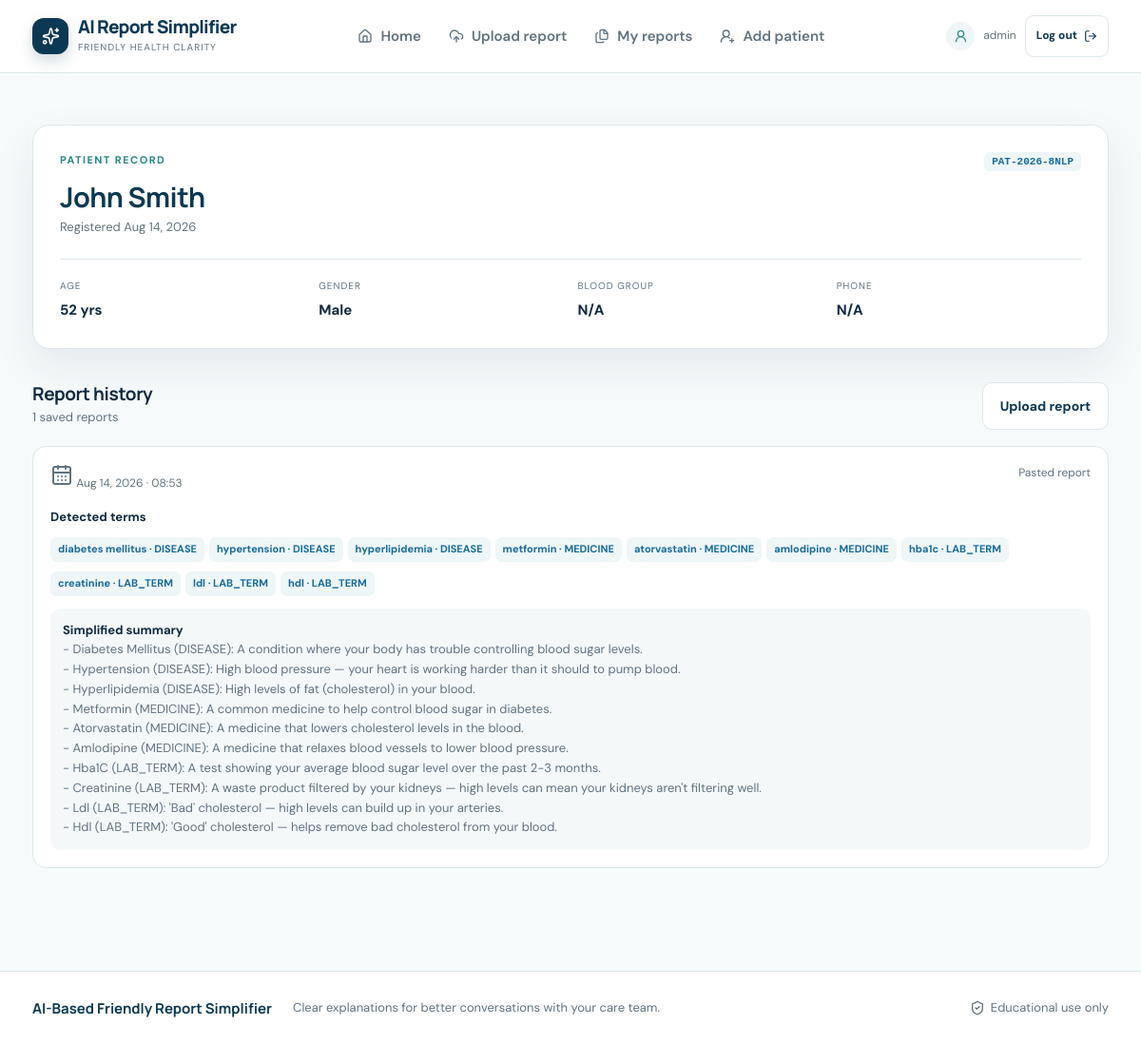
The app's page /patients/3 (signed in) with its own data.
### database/models.py (models this page shows, shortened)
class Patient(db.Model):
    __tablename__ = "patients"
    id = db.Column(db.Integer, primary_key=True)
    patient_code = db.Column(
        db.String(30), unique=True, nullable=False, index=True, default=generate_patient_code
    )
    full_name = db.Column(db.String(120), nullable=False)
    age = db.Column(db.Integer, nullable=True)
    gender = db.Column(db.String(20), nullable=True)
    blood_group = db.Column(db.String(10), nullable=True)
    contact_email = db.Column(db.String(120), nullable=True)
    contact_phone = db.Column(db.String(30), nullable=True)
    created_at = db.Column(db.DateTime, default=utc_now)
    updated_at = db.Column(db.DateTime, default=utc_now, onupdate=utc_now)
    reports = db.relationship(
        "MedicalReport", backref="patient", lazy=True, cascade="all, delete-orphan"
    )

class MedicalReport(db.Model):
    __tablename__ = "medical_reports"
    id = db.Column(db.Integer, primary_key=True)
    patient_id = db.Column(db.Integer, db.ForeignKey("patients.id"), nullable=True)
    filename = db.Column(db.String(255), nullable=True)
    file_path = db.Column(db.String(500), nullable=True)
    extracted_text = db.Column(db.Text, nullable=True)
    simplified_text = db.Column(db.Text, nullable=True)
    created_at = db.Column(db.DateTime, default=utc_now)
    entities = db.relationship(
        "MedicalEntity", backref="report", lazy=True, cascade="all, delete-orphan"
    )
    recommendations = db.relationship(
        "Recommendation", backref="report", lazy=True, cascade="all, delete-orphan"
    )

class MedicalEntity(db.Model):
    __tablename__ = "medical_entities"
    id = db.Column(db.Integer, primary_key=True)
    report_id = db.Column(db.Integer, db.ForeignKey("medical_reports.id"), nullable=False)
    entity_text = db.Column(db.String(255), nullable=False)
    entity_label = db.Column(db.String(100), nullable=True)
    explanation = db.Column(db.Text, nullable=True)

### routes/patient_routes.py (the view)
@patient_bp.route("/<int:patient_id>", methods=["GET"])
@login_required
def view_patient(patient_id):
    patient = db.get_or_404(Patient, patient_id)
    return render_template("patient_detail.html", patient=patient)

### app.py (called while the page is built)
@app.after_request
def prevent_authenticated_page_cache(response):
    if not request.path.startswith("/static/"):
        response.headers["Cache-Control"] = "no-store, no-cache, must-revalidate, max-age=0"
        response.headers["Pragma"] = "no-cache"
    return response

### routes/auth_routes.py (called while the page is built)
def login_required(view):
    @wraps(view)
    def wrapped_view(*args, **kwargs):
        if not session.get("authenticated"):
            return redirect(url_for("auth.login", next=request.path))
        return view(*args, **kwargs)
    return wrapped_view

### templates/patient_detail.html (shortened to what this page needs)
{% extends "base.html" %}
{% block content %}
<div class="page-shell">
    <div class="surface patient-card"><div class="patient-header"><div><div class="eyebrow">Patient record</div><h1>{{ patient.full_name }}</h1><div class="patient-meta">Registered {{ patient.created_at.strftime('%b %d, %Y') if patient.created_at else 'N/A' }}</div></div><span class="code-pill">{{ patient.patient_code }}</span></div><div class="info-grid"><div class="info-item"><label>Age</label><span>{{ patient.age or 'N/A' }} yrs</span></div><div class="info-item"><label>Gender</label><span>{{ patient.gender or 'N/A' }}</span></div><div class="info-item"><label>Blood group</label><span>{{ patient.blood_group or 'N/A' }}</span></div><div class="info-item"><label>Phone</label><span>{{ patient.contact_phone or 'N/A' }}</span></div></div></div>
    <div class="section-head" style="margin-top:35px"><div><h2>Report history</h2><span class="section-kicker">{{ patient.reports|length }} saved reports</span></div><a class="btn-secondary" href="/dashboard">Upload report</a></div>
    {% if patient.reports %}{% for report in patient.reports %}<article class="report-item"><div class="report-item-header"><span><i data-lucide="calendar-days"></i> {{ report.created_at.strftime('%b %d, %Y · %H:%M') if report.created_at else '' }}</span><span>{{ report.filename or 'Pasted report' }}</span></div><div style="margin-top:13px"><strong style="font-size:13px">Detected terms</strong><div>{% for entity in report.entities %}<span class="entity-tag">{{ entity.entity_text }} · {{ entity.entity_label }}</span>{% else %}<span class="section-kicker">No terms recorded</span>{% endfor %}</div></div><div class="summary-box"><strong style="color:var(--ink)">Simplified summary</strong><br>{{ report.simplified_text or 'No summary text generated.' }}</div></article>{% endfor %}{% else %}<div class="surface empty-state"><i data-lucide="file-plus-2"></i><h3>No reports yet</h3><p>Upload a report to begin this patient’s history.</p><a class="btn-primary" href="/dashboard">Upload a report</a></div>{% endif %}
</div>
{% endblock %}

### static/css/style.css (style rules this page uses)
:root { --ink:#102a43; --navy:#0b3954; --blue:#176b9e; --teal:#2b8a86; --mist:#eef6f7; --canvas:#f7fafb; --paper:#fff; --line:#dce7eb; --muted:#617381; --success:#2f7d61; --amber:#a56b1f; --danger:#b45c61; --shadow:0 18px 45px rgba(16,42,67,.08); --radius:18px; }
* { box-sizing:border-box; }
html { scroll-behavior:smooth; }
body { margin:0; background:var(--canvas); color:var(--ink); font:15px/1.6 'DM Sans',sans-serif; }
h1,h2,h3,h4 { font-family:'Manrope',sans-serif; letter-spacing:-.02em; line-height:1.15; margin:0; }
a { color:inherit; }
.nav-wrap,.footer-wrap,.page-shell { max-width:1180px; margin:0 auto; padding-left:24px; padding-right:24px; }
.nav-cta,.btn-primary,.btn-secondary { display:inline-flex; align-items:center; justify-content:center; gap:9px; border-radius:10px; text-decoration:none; font-weight:700; transition:transform .2s, box-shadow .2s, background .2s; cursor:pointer; }
.page-shell { padding-top:54px; padding-bottom:35px; }
.eyebrow { color:var(--teal); text-transform:uppercase; letter-spacing:.13em; font-size:11px; font-weight:800; margin-bottom:13px; }
.btn-primary,.btn-secondary { border:0; padding:13px 18px; font-size:14px; }
.btn-secondary { border:1px solid var(--line); background:#fff; color:var(--navy); }
.surface { background:var(--paper); border:1px solid var(--line); border-radius:var(--radius); box-shadow:var(--shadow); padding:28px; }
.section-head { display:flex; justify-content:space-between; align-items:center; gap:12px; margin-bottom:17px; }
.section-head h2 { font-size:19px; }
.section-kicker { color:var(--muted); font-size:13px; }
.code-pill { background:var(--mist); color:var(--blue); padding:4px 8px; border-radius:6px; font:700 11px monospace; }
.patient-card { padding:28px; }
.patient-header { display:flex; justify-content:space-between; gap:20px; align-items:flex-start; }
.patient-header h1 { font-size:29px; color:var(--navy); }
.patient-meta { color:var(--muted); font-size:13px; margin-top:5px; }
.info-grid { display:grid; grid-template-columns:repeat(4,1fr); gap:15px; border-top:1px solid var(--line); margin-top:22px; padding-top:20px; }
.info-item label { color:var(--muted); display:block; font-size:10px; text-transform:uppercase; letter-spacing:.1em; }
.info-item span { display:block; font-weight:700; margin-top:5px; }
.report-item { border:1px solid var(--line); border-radius:14px; padding:18px; margin-bottom:13px; background:#fff; }
.report-item-header { display:flex; justify-content:space-between; gap:12px; color:var(--muted); font-size:12px; }
.summary-box { background:#f5f8f9; border-radius:10px; padding:13px; margin-top:13px; white-space:pre-line; color:var(--muted); font-size:13px; }
.entity-tag { display:inline-block; background:var(--mist); color:var(--blue); padding:4px 8px; border-radius:7px; font-size:11px; font-weight:700; margin:10px 5px 0 0; }

### records on screen
Patient: full_name "John Smith", created_at "Aug 14, 2026", patient_code "PAT-2026-8NLP", age "52", gender "Male", blood_group "N/A", contact_phone "N/A"
MedicalReport: created_at "Aug 14, 2026 · 08:53", filename "Pasted report", simplified_text "- Diabetes Mellitus (DISEASE): A condition where your body has trouble controlling blood sugar levels. - Hypertension (DISEASE): High blood pressure — your heart is working harder than it should to pump blood. - Hyperlipidemia (DISEASE): High levels of fat (cholesterol) in your blood. - Metformin (MEDICINE): A common medicine to help control blood sugar in diabetes. - Atorvastatin (MEDICINE): A medicine that lowers cholesterol levels in the blood. - Amlodipine (MEDICINE): A medicine that relaxes blood vessels to lower blood pressure. - Hba1C (LAB_TERM): A test showing your average blood sugar level over the past 2-3 months. - Creatinine (LAB_TERM): A waste product filtered by your kidneys —…"
MedicalEntity: entity_text "diabetes mellitus", entity_label "DISEASE"
MedicalEntity: entity_text "hypertension", entity_label "DISEASE"
MedicalEntity: entity_text "hyperlipidemia", entity_label "DISEASE"
MedicalEntity: entity_text "metformin", entity_label "MEDICINE"
MedicalEntity: entity_text "atorvastatin", entity_label "MEDICINE"
MedicalEntity: entity_text "amlodipine", entity_label "MEDICINE"
MedicalEntity: entity_text "hba1c", entity_label "LAB_TERM"
MedicalEntity: entity_text "creatinine", entity_label "LAB_TERM"
MedicalEntity: entity_text "ldl", entity_label "LAB_TERM"
MedicalEntity: entity_text "hdl", entity_label "LAB_TERM"

### other values on screen
{{ session.get('user_email', 'Workspace user') }} "admin"
{{ patient.reports|length }} "1"
